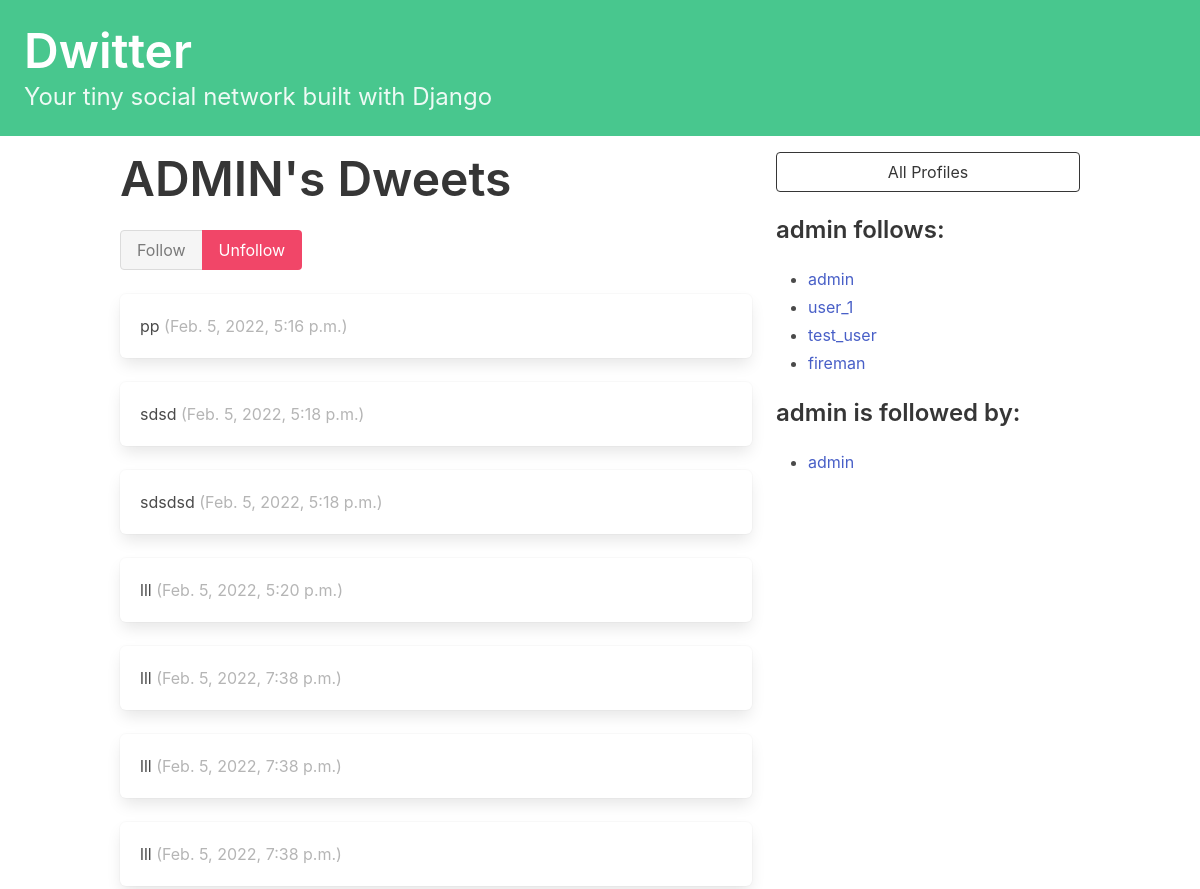
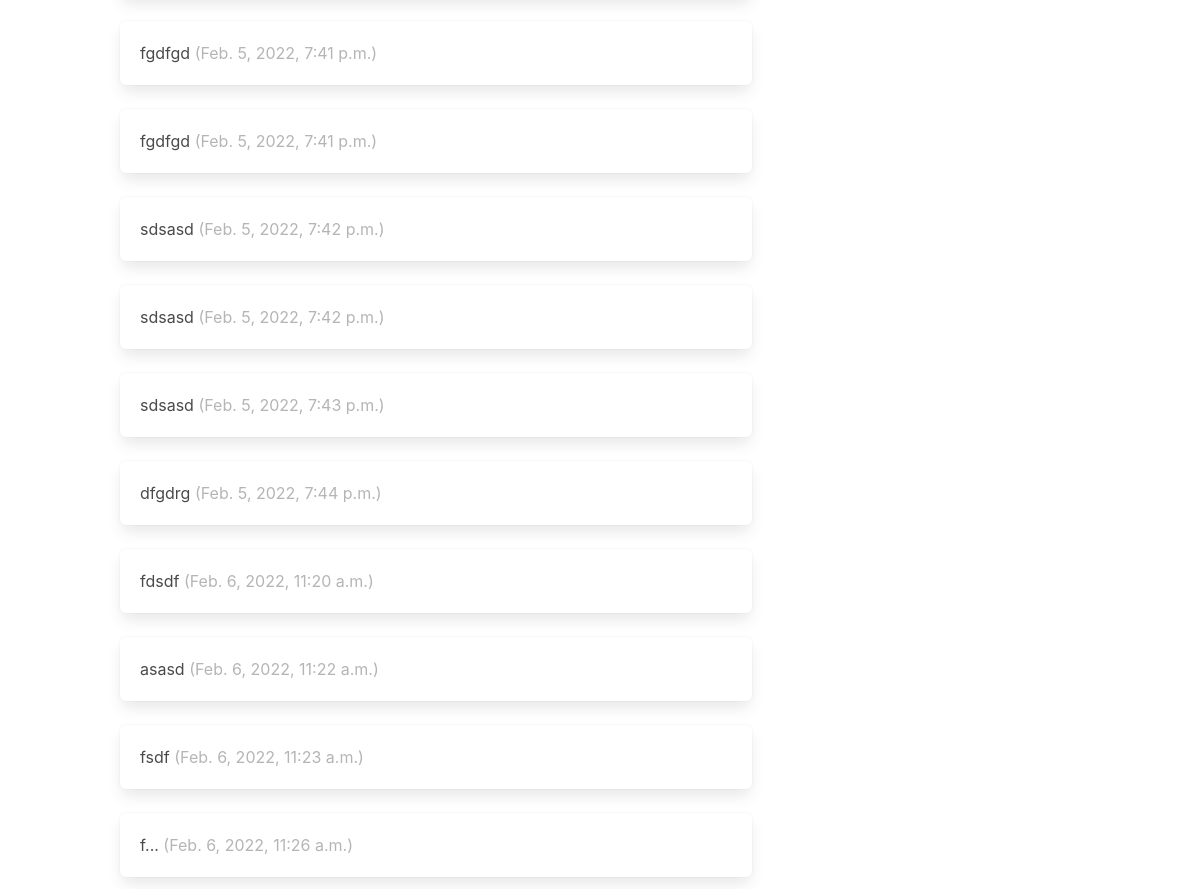
Screenshot of /profile/1 (signed in) with the database file from the repository (2 pictures, top to bottom).
### dwitter/models.py (models this page shows, shortened)
class Profile(models.Model):
    user = models.OneToOneField(User, on_delete=models.CASCADE)
    follows = models.ManyToManyField(
        "self",
        related_name="followed_by",
        symmetrical=False,
        blank=True
    )
    def __str__(self):
        return self.user.username

class Dweet(models.Model):
    user = models.ForeignKey(
        User, related_name="dweets", on_delete=models.DO_NOTHING
    )
    body = models.CharField(max_length=140)
    created_at = models.DateTimeField(auto_now_add=True)

### dwitter/views.py (the view, shortened to what this page needs)
# urls.py: path("profile/<int:pk>", profile, name="profile"),
def profile(request, pk):
    if not request.user.is_authenticated:
        return redirect('dwitter:login')
    profile = Profile.objects.get(pk=pk)
    return render(request, "dwitter/profile.html", {"profile": profile})

### dwitter/templates/dwitter/profile.html (shortened to what this page needs)
{% extends 'base.html' %}
{% block content %}
    <div class="column">
        <div class="block">
            <h1 class="title is-1">
                {{ profile.user.username|upper }}'s Dweets
            </h1>
            <form method="post">
                <div class="buttons has-addons">
                    {% if profile in user.profile.follows.all %}
                        <button class="button is-success is-static">
                            Follow
                        </button>
                        <button class="button is-danger"
                                name="follow"
                                value="unfollow">
                            Unfollow
                        </button>
                    {% endif %}
                </div>
            </form>
        </div>
        <div class="content">
            {% for dweet in profile.user.dweets.all %}
                <div class="box">
                    {{ dweet.body }}
                    <span class="is-small has-text-grey-light">
                    ({{ dweet.created_at }})
                </span>
                </div>
            {% endfor %}
        </div>
    </div>
    <div class="column is-one-third">
        <div class="block">
            <a href="{% url 'dwitter:profile_list' %}">
                <button class="button is-dark is-outlined is-fullwidth">
                    All Profiles
                </button>
            </a>
        </div>
        <div class="block">
            <h3 class="title is-4">
                {{ profile.user.username }} follows:
            </h3>
            <div class="content">
                <ul>
                    {% for following in profile.follows.all %}
                        <li>
                            <a href="{% url 'dwitter:profile' following.id %} ">
                                {{ following }}
                            </a>
                        </li>
                    {% endfor %}
                </ul>
            </div>
        </div>
        <div class="block">
            <h3 class="title is-4">
                {{ profile.user.username }} is followed by:
            </h3>
            <div class="content">
                <ul>
                    {% for follower in profile.followed_by.all %}
                        <li>
                            <a href="{% url 'dwitter:profile' follower.id %} ">
                                {{ follower }}
                            </a>
                        </li>
                    {% endfor %}
                </ul>
            </div>
        </div>
    </div>
{% endblock content %}

### rows the page displays
Profile: user.username "ADMIN", user.username "admin"
Dweet: body "pp", created_at "Feb. 5, 2022, 5:16 p.m."
Dweet: body "sdsd", created_at "Feb. 5, 2022, 5:18 p.m."
Dweet: body "sdsdsd", created_at "Feb. 5, 2022, 5:18 p.m."
Dweet: body "lll", created_at "Feb. 5, 2022, 5:20 p.m."
Dweet: body "lll", created_at "Feb. 5, 2022, 7:38 p.m."
Dweet: body "lll", created_at "Feb. 5, 2022, 7:38 p.m."
Dweet: body "lll", created_at "Feb. 5, 2022, 7:38 p.m."
Dweet: body "fgdfgd", created_at "Feb. 5, 2022, 7:41 p.m."
Dweet: body "fgdfgd", created_at "Feb. 5, 2022, 7:41 p.m."
Dweet: body "sdsasd", created_at "Feb. 5, 2022, 7:42 p.m."
Dweet: body "sdsasd", created_at "Feb. 5, 2022, 7:42 p.m."
Dweet: body "sdsasd", created_at "Feb. 5, 2022, 7:43 p.m."
Dweet: body "dfgdrg", created_at "Feb. 5, 2022, 7:44 p.m."
Dweet: body "fdsdf", created_at "Feb. 6, 2022, 11:20 a.m."
Dweet: body "asasd", created_at "Feb. 6, 2022, 11:22 a.m."
Dweet: body "fsdf", created_at "Feb. 6, 2022, 11:23 a.m."
Dweet: body "f...", created_at "Feb. 6, 2022, 11:26 a.m."
Profile: user.username "user_1"
Profile: user.username "test_user"
Profile: user.username "fireman"
